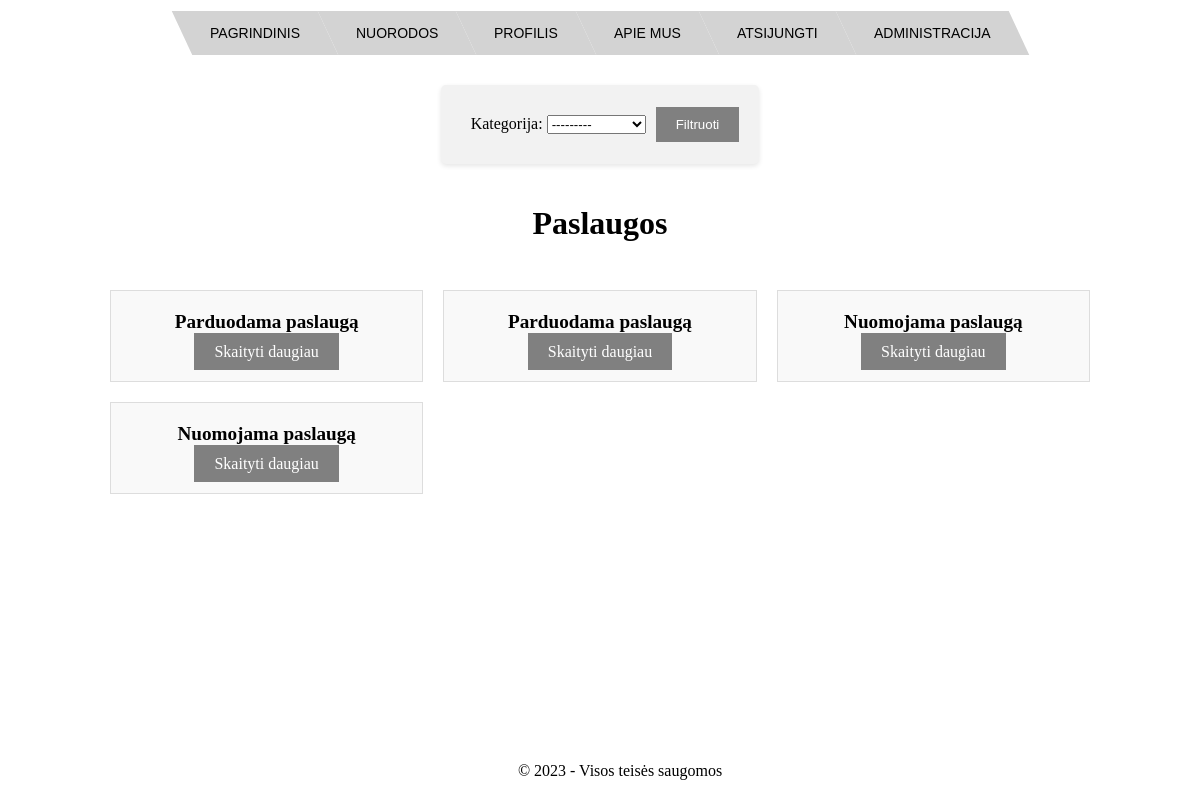
/servicesApp/services_list/ (signed in), run on the app's committed database.
### servicesApp/models.py (models this page shows, shortened)
class Service(models.Model):
    RENT = 'rent'
    SALE = 'sale'
    TYPE_CHOICES = [
        (RENT, 'Nuomojami'),
        (SALE, 'Parduodami'),
    ]
    name = models.CharField(max_length=100)
    description = models.TextField()
    price = models.DecimalField(max_digits=10, decimal_places=2)
    type = models.CharField(max_length=5, choices=TYPE_CHOICES, default=SALE)
    category = models.ForeignKey(Category, on_delete=models.CASCADE)
    stock = models.PositiveIntegerField(default=0)

### servicesApp/views.py (the view)
# urls.py: path('services_list/', views.services_list, name='services_list'),
@login_required
def services_list(request):
    form = ServiceSearchForm(request.GET)
    services = Service.objects.all()
    if form.is_valid():
        if form.cleaned_data['search_category']:
            services = services.filter(category=form.cleaned_data['search_category'])
    return render(request, 'servicesApp/services_list.html', {'services': services, 'form': form})

### servicesApp/forms.py
class ServiceSearchForm(forms.Form):
    search_category = forms.ModelChoiceField(required=False, queryset=Category.objects.all(), label="Kategorija")

### servicesApp/models.py (called while the page is built)
    def __str__(self):
        return self.name

### servicesApp/templates/servicesApp/services_list.html
{% extends 'base.html' %}
{% block content %}
  <div class="search-form-container">
    <form method="get" action="{% url 'servicesApp:services_list' %}" class="search-form">
      <div class="form-field">
        {{ form.search_category.label_tag }} {{ form.search_category }}
      </div>
      <input type="submit" value="Filtruoti" class="search-button">
    </form>
  </div>
  <div class="services">
    <h1>Paslaugos</h1>
    <ul>
      {% for service in services %}
      <li>
        <h2>{{ service.name }}</h2>
        <div class="button-container">
          <a href="{% url 'servicesApp:service_detail' service.pk %}">Skaityti daugiau</a>
        </div>
      </li>
      {% endfor %}
    </ul>
  </div>
{% endblock %}

### baseApp/static/css/base.css (style rules this page uses)
body { margin: 0; padding: 0; height: 100%; }
.main-content h1, .main-content p { text-align: center; }

### baseApp/static/css/base_content_style.css (style rules this page uses)
::placeholder { color: #888; }
h2, a { text-align: center; }

### baseApp/static/css/projects.css (style rules this page uses)
.search-form-container { text-align: center; margin: 20px auto; }
.search-form { display: inline-flex; align-items: center; justify-content: center; flex-wrap: wrap; background: #f2f2f2; padding: 20px; border-radius: 5px; box-shadow: 0 2px 5px rgba(0, 0, 0, 0.1); }
.form-field { margin: 10px; }
.search-button { background: gray; color: white; border: none; padding: 10px 20px; cursor: pointer; transition: background 0.3s ease; }

### baseApp/static/css/services.css (style rules this page uses)
.services { display: flex; flex-wrap: wrap; justify-content: space-between; }
.services h1 { width: 100%; text-align: center; }
.services ul { width: 100%; padding: 0; display: flex; flex-wrap: wrap; list-style: none; justify-content: space-between; }
.services li { width: calc(33.333% - 20px); padding: 20px; margin: 10px; background-color: #f9f9f9; border: 1px solid #ddd; box-sizing: border-box; text-align: center; }
.services li h2 { margin: 0 0 10px; font-size: 1.2em; }
.services li .button-container a { padding: 10px 20px; background-color: gray; color: #ffffff; text-decoration: none; }

### data on the page
Service: name "Parduodama paslaugą"
Service: name "Parduodama paslaugą"
Service: name "Nuomojama paslaugą"
Service: name "Nuomojama paslaugą"
